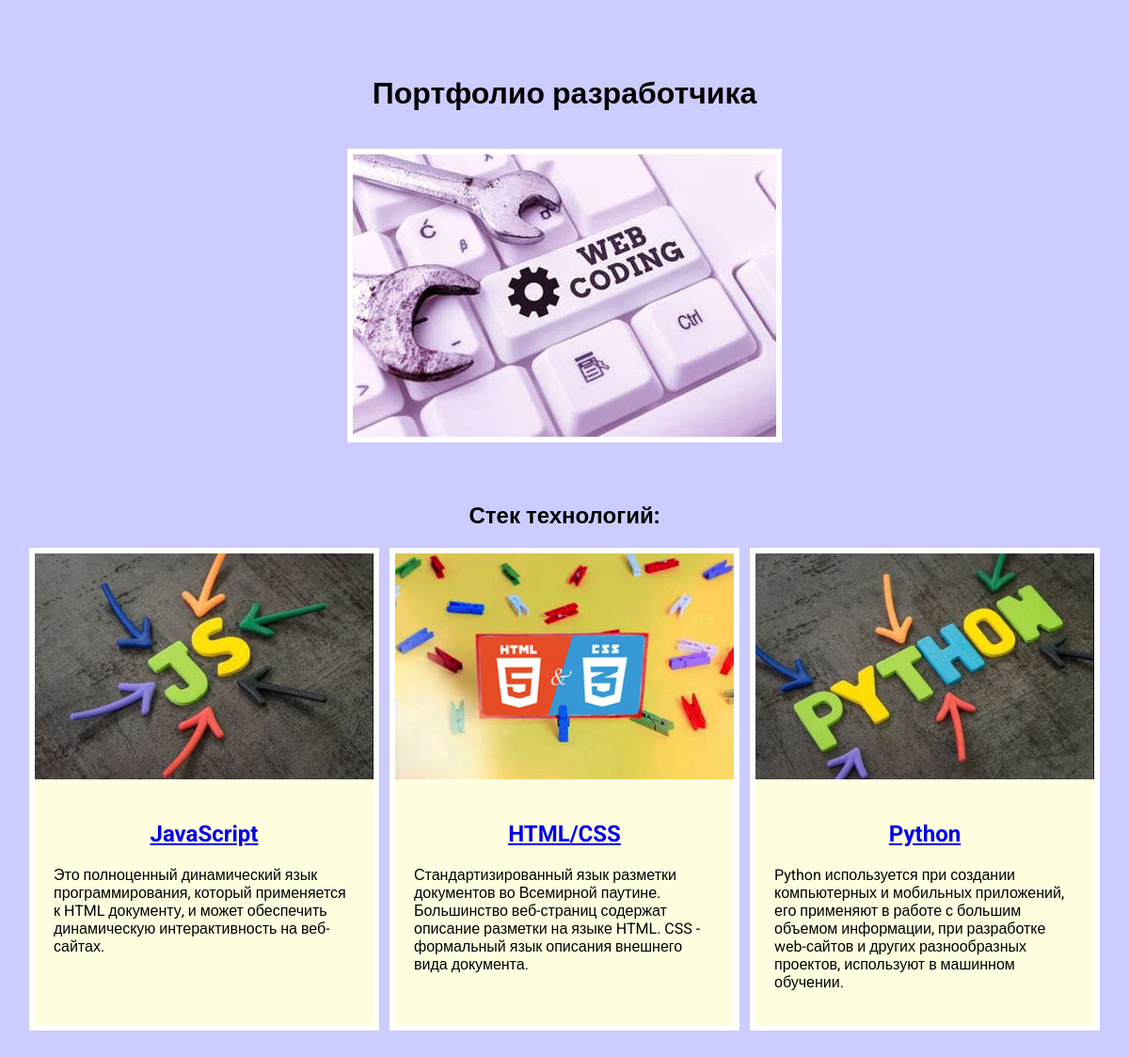
The page / on the database its author committed.
### skills/models.py (models this page shows, shortened)
class Skills(models.Model):
    title = models.CharField(max_length=100)
    description = models.CharField(max_length=250)
    image = models.ImageField('skills/images/')
    url = models.URLField(blank=True)

### skills/views.py (the view)
# urls.py: path('', views.index, name='index'),
def index(request):
    projects = Skills.objects.all()
    return render(request, 'skills/index.html', {'projects': projects})

### skills/templates/skills/index.html
{% extends 'skills/base.html' %}
{% load static %}
{% block content %}
<h1>Портфолио разработчика</h1>
<div class="img">
    <img src="{% static 'skills/wc.jpg' %}" alt="">
</div>
<h2>Стек технологий:</h2>
<div class="block">
    {% for project in projects %}
    <div class="element">
        <div><img src="{{ project.image.url }}" alt=""></div>
        <div class="text">
            <h2>
                <a href="{{ project.url }}" target="_blank">{{ project.title }}</a>
            </h2>
            <p>{{ project.description }}</p>
        </div>
    </div>
    {% endfor %}
</div>
{% endblock %}

### skills/templates/skills/base.html (shortened to what this page needs)
<!DOCTYPE html>
{% load static %}
<html lang="en">
<head>
    <link rel="stylesheet" href="{% static 'css/style.css' %}">
</head>
<body>
  <div class="content">
    <div class="wrap">
      {% block content %}
      {% endblock %}
    </div>
  </div>
</body>
</html>

### skills/static/css/style.css (style rules this page uses)
body { font-family: "Roboto", sans-serif; background: #CCCCFF; padding: 0; margin: 0; }
.wrap { max-width: 1200px; margin: 0 auto; padding: 20px; box-sizing: border-box; }
.block { display: flex; flex-wrap: wrap; justify-content: space-evenly; }
.element, .count { flex-basis: 360px; background: lightyellow; border: 6px solid #FFF; margin-bottom: 60px; }
.block img { max-width: 360px; }
.text { padding: 20px; box-sizing: border-box; }
h1 { text-align: center; margin: 60px 0 40px; }
h2 { text-align: center; margin: 20px 0; }
.img { text-align: center; margin-bottom: 60px; }
.img img { border: 6px solid #FFF; }

### rows shown on the page
Skills: image (picture), title "JavaScript", description "Это полноценный динамический язык программирования, который применяется к HTML документу, и может обеспечить динамическую интерактивность на веб-сайтах."
Skills: image (picture), title "HTML/CSS", description "Стандартизированный язык разметки документов во Всемирной паутине. Большинство веб-страниц содержат описание разметки на языке HTML. CSS - формальный язык описания внешнего вида документа."
Skills: image (picture), title "Python", description "Python используется при создании компьютерных и мобильных приложений, его применяют в работе с большим объемом информации, при разработке web-сайтов и других разнообразных проектов, используют в машинном обучении."
